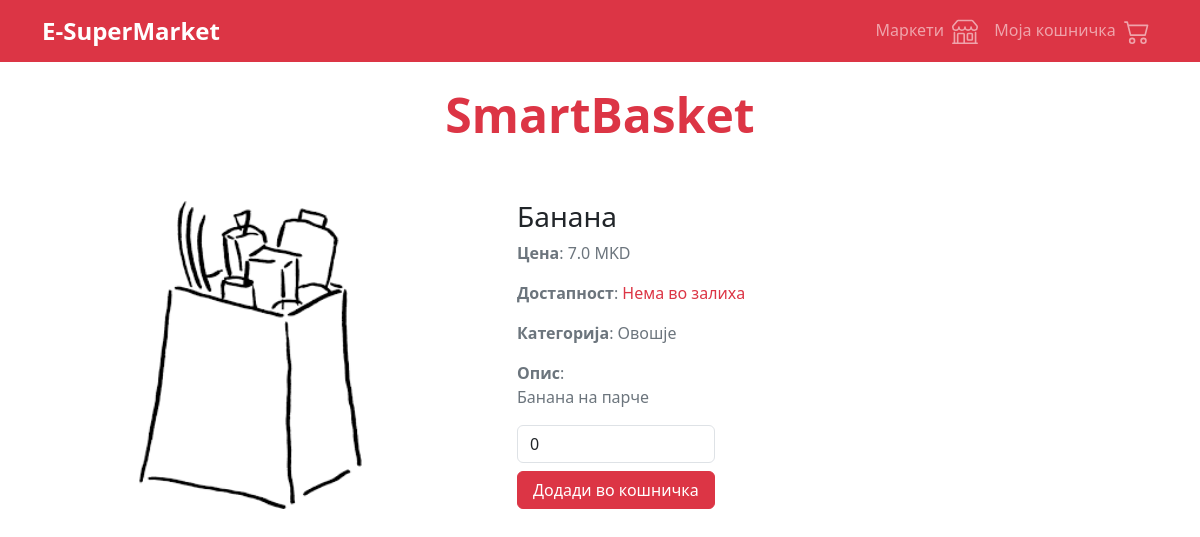
The page /product-detail/7 on the database its author committed.
### SmartBasket/models.py (models this page shows, shortened)
class Product(models.Model):
    name = models.CharField(max_length=100)
    price = models.FloatField()
    category = models.ForeignKey(Category, on_delete=models.CASCADE)
    image = models.ImageField(upload_to='images/')
    description = models.TextField()
    quantity = models.IntegerField()

class Category(models.Model):
    name = models.CharField(max_length=100)
    market = models.ForeignKey(Market, on_delete=models.CASCADE)

### SmartBasket/views.py (the view)
# urls.py: path('product-detail/<str:product_id>', product_details, name='product'),
def product_details(request, product_id):
    if not Product.objects.filter(id=product_id).exists():
        return redirect('/markets')
    product = Product.objects.get(id=product_id)
    return render(request, 'product_details.html', {'product': product, 'error': 'None'})

### templates/product_details.html (shortened to what this page needs)
{% extends "customer_base.html" %}
{% block content %}
    <div class="container mt-4">
        <div class="row">
            <div class="col-md-12 text-center">
                <h1 class="display-5 text-danger fw-bold">SmartBasket</h1>
            </div>
        </div>
        <div class="row mt-5">
            <div class="col-md-1"></div>
            <div class="col-md-3">
                <img src="{{ MEDIA_URL }}{{ product.image.url }}" alt="{{ product.name }}" class="h-100">
            </div>
            <div class="col-md-1"></div>
            <div class="col-md-7">
                <h3>{{ product.name }}</h3>
                <p class="text-secondary"><span class="fw-bold">Цена</span>: {{ product.price }} MKD</p>
                <p class="text-secondary"><span class="fw-bold">Достапност</span>:
                    {% if product.quantity > 0 %}
                        <span class="text-success">Во залиха</span>
                    {% else %}
                        <span class="text-danger">Нема во залиха</span>
                    {% endif %}
                </p>
                <p class="text-secondary"><span class="fw-bold">Категорија</span>: {{ product.category.name }}</p>
                <p class="text-secondary"><span class="fw-bold">Опис</span>: <br />
                    {{ product.description }}
                </p>
                <form action="{% url 'add-to-cart' product.id %}" method="post">
                    <div class="row">
                        <div class="col-md-4">
                            <input type="number" name="quantity" id="quantity" class="form-control" value="0" min="1" max="{{ product.quantity }}">
                        </div>
                    </div>
                    <div class="row">
                        <div class="col-md-4">
                            <button type="submit" class="w-100 btn btn-danger mt-2">Додади во кошничка</button>
                        </div>
                    </div>
                </form>
            </div>
        </div>
    </div>
{% endblock %}

### rows shown on the page
Product: image (picture), name "Банана", price "7.0", category.name "Овошје", description "Банана на парче", quantity "0"
